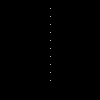
Frame 1 (no input)
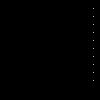
Frame 60 (the mouse pressed at the canvas centre just before this capture)
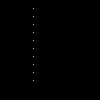
Frame 120 (the mouse held since frame 60 and released just before this capture)

The Processing sketch that drew these frames (run headless with seeded random() and noise(); from frame 60 on, the mouse is pressed at the canvas centre):

// Processing sketch: sketch_170321b
// ── sketch_170321b.pde
int p_count = 10;
Particle p[] = new Particle[10];

void setup() {
  size(100, 100);
  for (int i = 0; i < p_count; i++) {
    Particle p_ = new Particle();
    p_.x = 50;
    p_.y = (i + 1) * 8;
    p_.vector.x = 1;
    p[i] = p_;
  }
}

void draw() {
  background(0);
  stroke(255);
  
  for (int i = 0; i < p_count; i++) {
    point(p[i].x,p[i].y);
    p[i].x += p[i].vector.x;
    if (p[i].x > 100 || p[i].x < 0) {
      p[i].vector.x *= -1;
    }
  }
}
// ── Particle.pde
class Particle {
  int x;
  int y;
  PVector vector = new PVector();
}
